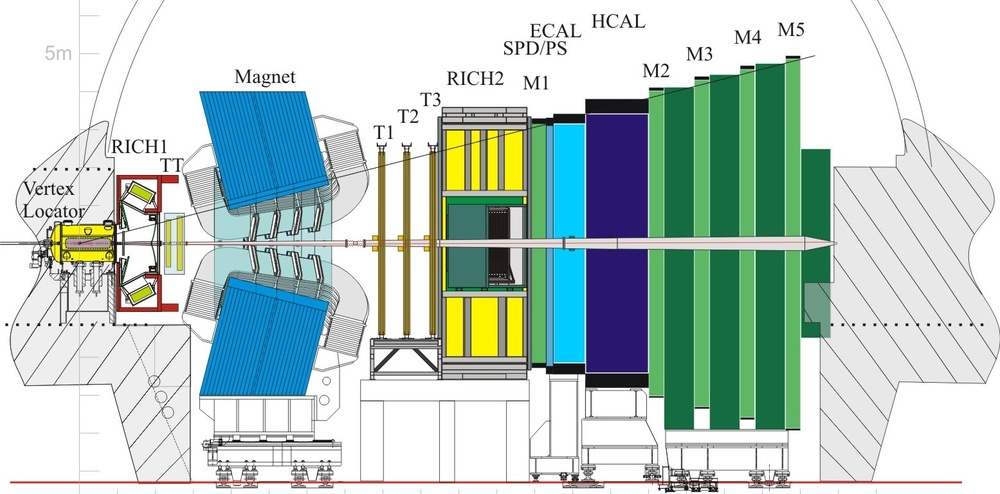
#> input picture figs/plead1.jpg, 1000 x 494 px, shrunk from 1555 x 768 before the run
$ python checkcolours.py plead1.jpg
#> lines starting #> are read from the running program, lines starting #| are printed output that depends on the picture
#!/usr/bin/env python
# Software to check the colour of a plot are understandable by colour-blind people
# Produces versions of the input images in different variants.
#
# Author for the EB: Francesco Dettori
#
# Original software:
# Author: Loren Petrich, petrich (at) panix (dot) com, and lpetrich at various online venues.
# Color-Blindness Simulator; uses the Python Image Library
# https://lpetrich.org/Science/ColorBlindnessSim/ColorBlindnessSim.html
#


import sys
args = sys.argv


from PIL import Image
# Configuration from command line
import argparse
parser = argparse.ArgumentParser(usage = 'usage: %(prog)s FILE ', description='Apply colour-blindness filters to images.  Does not accept pdf. ')
parser.add_argument("input_file", nargs = '+', metavar = 'FILE', help='files to be converted')


arguments = parser.parse_args()

# Possible filters (some of these are not used)
cbnames = (\
	"No L (Red) - Protanopia",
	"No M (Green) - Deuteranopia",
	"No S (Blue) - Tritanopia",
	"Dog Vision",
	"Gray - Brightness",
	"Gray - L (Red)",
	"Gray - M (Green)",
	"Gray - S (Blue)"
)

# Color-blindness names and matrix values
cbmats = ( \
(0.202001295331, 0.991720719265, -0.193722014597, 0,
0.163800203026, 0.792663865514, 0.0435359314602, 0,
0.00913336570448, -0.0132684300993, 1.00413506439, 0),

(0.430749076295, 0.717402505462, -0.148151581757, 0,
0.336582831043, 0.574447762213, 0.0889694067435, 0,
-0.0236572929497, 0.0275635332006, 0.996093759749, 0),

(0.971710712275, 0.112392320487, -0.0841030327623, 0,
0.0219508442818, 0.817739672383, 0.160309483335, 0,
-0.0628595877201, 0.880724870686, 0.182134717034, 0),

(0.316086131719, 0.854894118151, -0.170980249869, 0,
0.250572926562, 0.683189199376, 0.0662378740621, 0,
-0.00735450321111, 0.00718184676374, 1.00017265645, 0),

(0.299, 0.587, 0.114, 0,
0.299, 0.587, 0.114, 0,
0.299, 0.587, 0.114, 0),

(0.340841450085, 0.580912815482, 0.0782457344332, 0,
0.340841450085, 0.580912815482, 0.0782457344332, 0,
0.340841450085, 0.580912815482, 0.0782457344332, 0),

(0.150317227739, 0.722407271325, 0.127275500935, 0,
0.150317227739, 0.722407271325, 0.127275500935, 0,
0.150317227739, 0.722407271325, 0.127275500935, 0),

(0.0336717653952, 0.114595364984, 0.851732869621, 0,
0.0336717653952, 0.114595364984, 0.851732869621, 0,
0.0336717653952, 0.114595364984, 0.851732869621, 0)
)

def cvtsave(img,ix,outfile):
	cbmat = cbmats[ix]
	imgx = img.convert('RGB',cbmat)
	imgx.save(outfile)


for infile in arguments.input_file :
        img = Image.open(infile)
#> img is the input picture: PIL image 1000x494 RGB; mean R, G, B 185.6, 203.7, 198.4
        if img.mode != 'RGB':
                img = img.convert('RGB')

        fileprefix = infile.split(".")[0]
        filesuffix = infile.split(".")[1]
        print ("Producing file " + infile +" for case: Protanopia")
        cvtsave(img,1,fileprefix+"_protanopia."+filesuffix)
#> in cvtsave, `imgx = img.convert('RGB',cbmat)`:
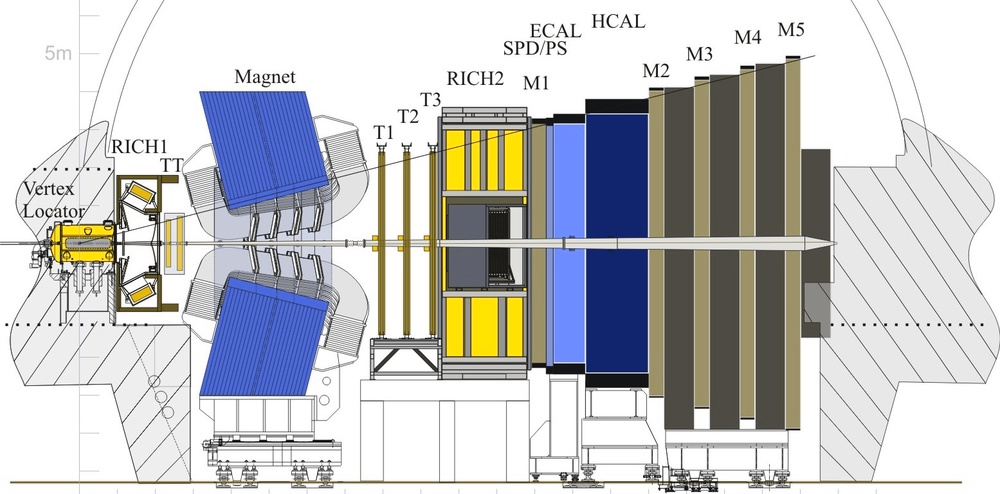
#> imgx: PIL image 1000x494 RGB; mean R, G, B 196.3, 197.1, 198.8
        print ("Producing file " + infile +" for case: Deuteranopia")
        cvtsave(img,2,fileprefix+"_deuteranopia."+filesuffix)
#> call 2 of cvtsave, with ix = 2, outfile = 'plead1_deuteranopia.jpg'
#> in cvtsave (call 2), `imgx = img.convert('RGB',cbmat)`:
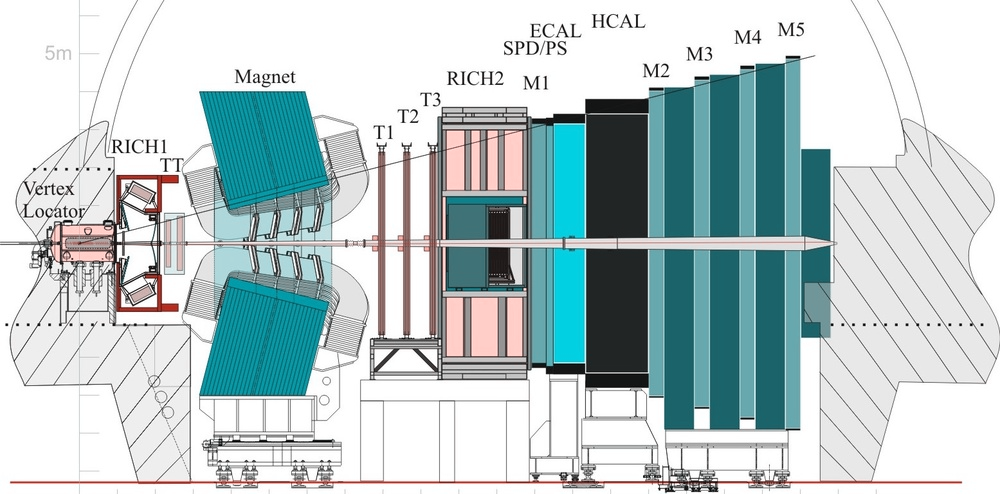
#> imgx: PIL image 1000x494 RGB; mean R, G, B 186.3, 202.4, 203.8
        print ("Producing file " + infile +" for case: Tritanopia")
        cvtsave(img,3,fileprefix+"_tritanopia."+filesuffix)
        print ("Producing file " + infile +" in grey scale")
        cvtsave(img,5,fileprefix+"_greyscale."+filesuffix)
#> call 4 of cvtsave, with ix = 5, outfile = 'plead1_greyscale.jpg'
#> in cvtsave (call 4), `imgx = img.convert('RGB',cbmat)`:
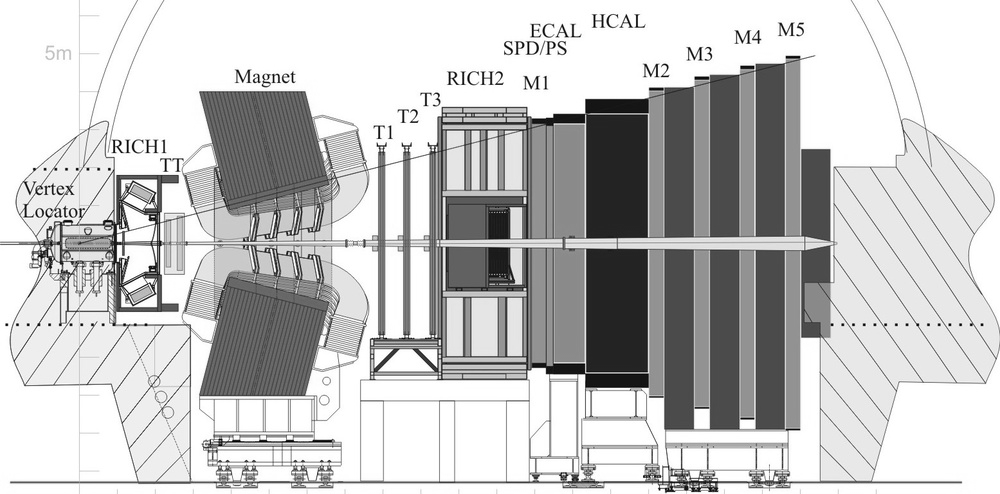
#> imgx: PIL image 1000x494 RGB; min 0, max 255, mean 197.1


print("Please check all these figures are understandable ")
